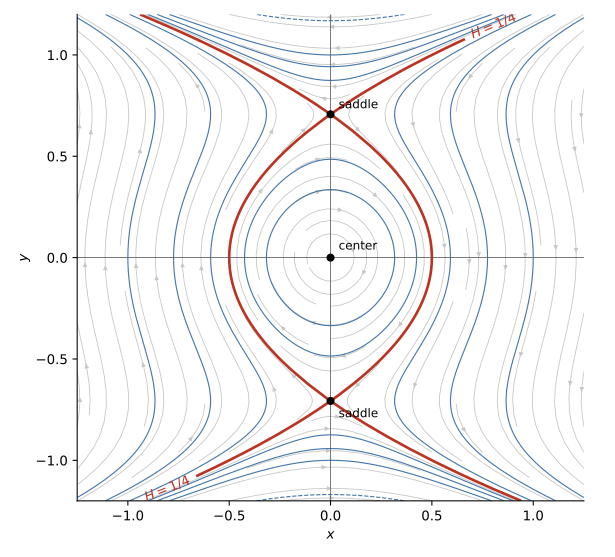

Python code for this plot:
#!/usr/bin/env python3
"""Draw the phase portrait for 2019 IA Paper 2, question 8."""

from pathlib import Path

import matplotlib.pyplot as plt
import numpy as np


OUTPUT = Path(__file__).with_suffix('.svg')
plt.rcParams['svg.hashsalt'] = 'codex-wiki'

x = np.linspace(-1.25, 1.25, 321)
y = np.linspace(-1.2, 1.2, 321)
xx, yy = np.meshgrid(x, y)
hamiltonian = xx**2 + yy**2 - yy**4
xdot = yy - 2 * yy**3
ydot = -xx

fig, ax = plt.subplots(figsize=(6.4, 5.8))
ax.streamplot(x, y, xdot, ydot, density=1.05, color='0.78', linewidth=0.65, arrowsize=0.65)
ax.contour(xx, yy, hamiltonian, levels=[-0.5, 0.0, 0.1, 0.18, 0.35, 0.6, 1.0], colors='#4477aa', linewidths=0.85)
special = ax.contour(xx, yy, hamiltonian, levels=[0.25], colors='#bb3322', linewidths=2.0)
ax.clabel(special, fmt={0.25: '$H=1/4$'}, inline=True, fontsize=10)

critical_x = np.array([0.0, 0.0, 0.0])
critical_y = np.array([0.0, 1 / np.sqrt(2), -1 / np.sqrt(2)])
ax.scatter(critical_x, critical_y, color='black', s=26, zorder=5)
ax.text(0.04, 0.04, 'center', fontsize=9)
ax.text(0.04, 1 / np.sqrt(2) + 0.03, 'saddle', fontsize=9)
ax.text(0.04, -1 / np.sqrt(2) - 0.08, 'saddle', fontsize=9)

ax.axhline(0, color='0.35', linewidth=0.6)
ax.axvline(0, color='0.35', linewidth=0.6)
ax.set(xlabel='$x$', ylabel='$y$', xlim=(-1.25, 1.25), ylim=(-1.2, 1.2), aspect='equal')
ax.spines[['top', 'right']].set_visible(False)
fig.tight_layout()
fig.savefig(OUTPUT, metadata={'Date': None})
